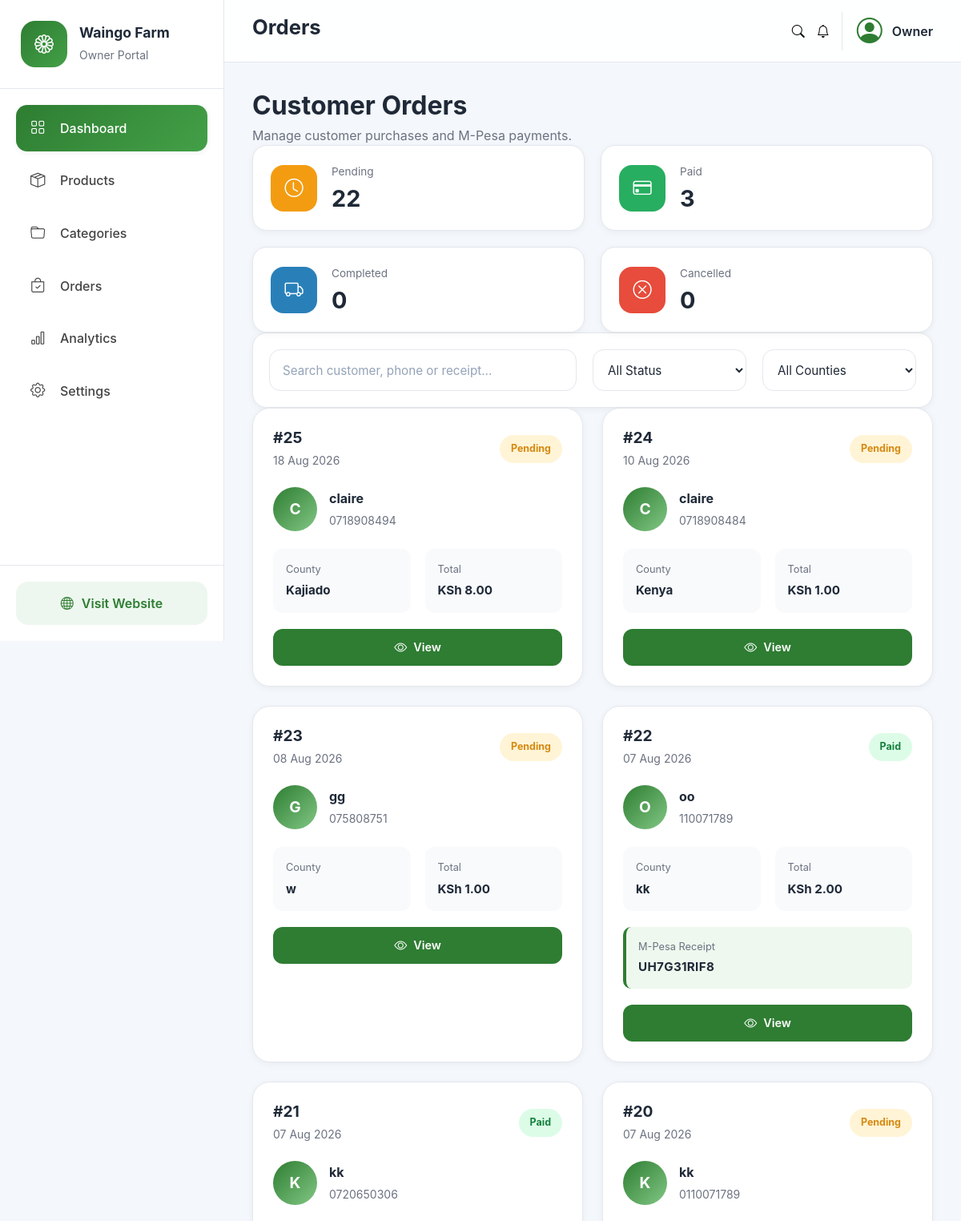
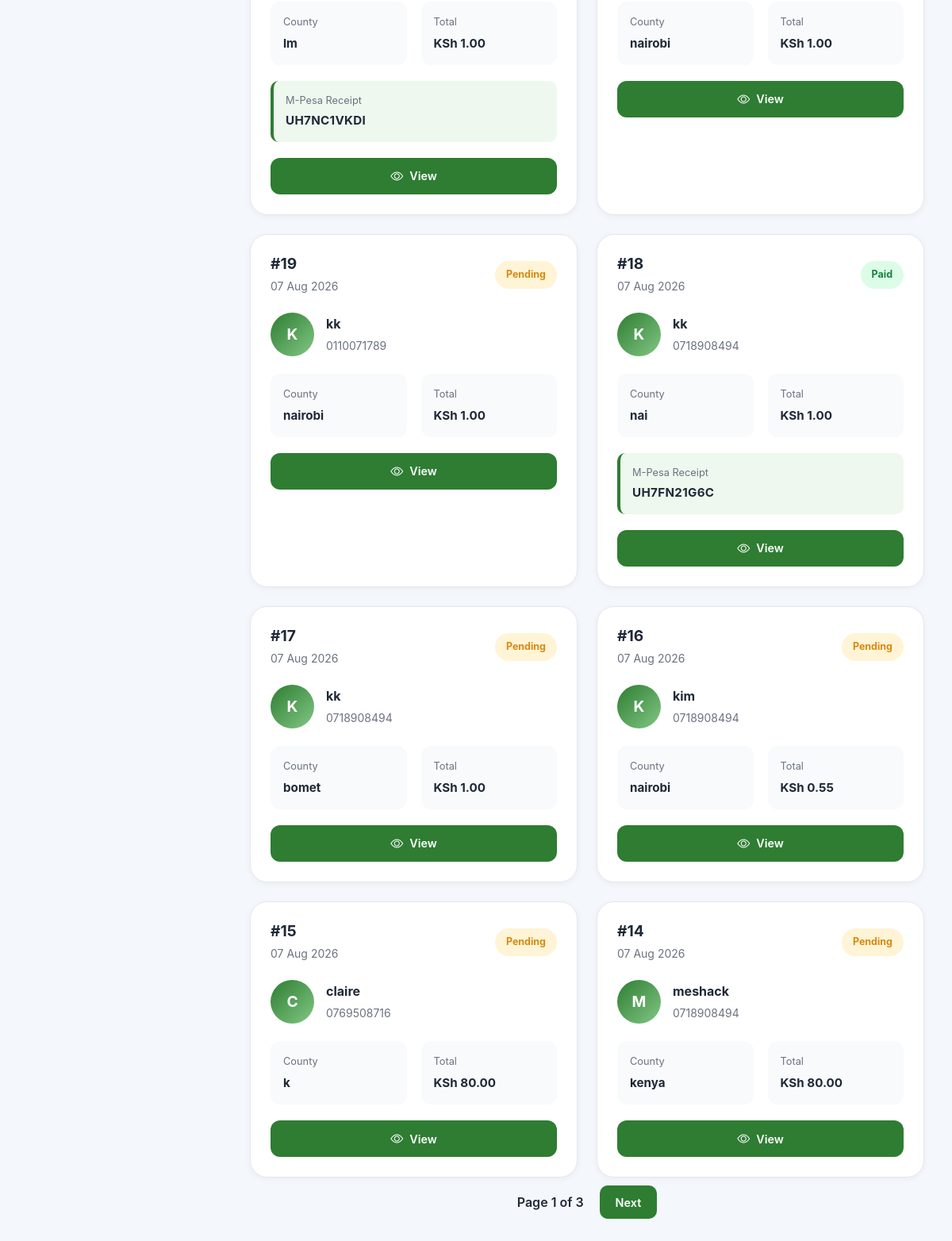
/owner/orders/ (signed in), run on the app's committed database (2 pictures, top to bottom).
### Farm/models.py (models this page shows, shortened)
class Order(models.Model):
    STATUS_CHOICES = [
        ("pending", "Pending"),
        ("paid", "Paid"),
        ("processing", "Processing"),
        ("shipped", "Shipped"),
        ("completed", "Completed"),
        ("cancelled", "Cancelled"),
    ]
    full_name = models.CharField(
        max_length=150
    )
    phone = models.CharField(
        max_length=30
    )
    email = models.EmailField(
        blank=True
    )
    county = models.CharField(
        max_length=100
    )
    town = models.CharField(
        max_length=100
    )
    delivery_address = models.TextField()
    order_notes = models.TextField(
        blank=True
    )
    total_amount = models.DecimalField(
        max_digits=12,
        decimal_places=2,
        default=0
    )
    status = models.CharField(
        max_length=20,
        choices=STATUS_CHOICES,
        default="pending"
    )
    created_at = models.DateTimeField(
        auto_now_add=True
    )
    updated_at = models.DateTimeField(
        auto_now=True
    )
    mpesa_merchant_request_id = models.CharField(
        max_length=100,
        blank=True,
        null=True
    )
    mpesa_checkout_request_id = models.CharField(
        max_length=100,
        blank=True,
        null=True
    )
    mpesa_receipt_number = models.CharField(
        max_length=100,
        blank=True,
        null=True
    )
    mpesa_result_code = models.IntegerField(
        blank=True,
        null=True
    )
    mpesa_result_description = models.TextField(
        blank=True,
        null=True
    )
    paid_at = models.DateTimeField(
        blank=True,
        null=True
    )
    class Meta:
        ordering = ["-created_at"]

### Farm/owner/views.py (the view)
class OrderListView(LoginRequiredMixin, ListView):
    model = Order
    template_name = "owner/orders/orders.html"
    context_object_name = "orders"
    paginate_by = 12
    ordering = ["-created_at"]
    def get_context_data(self, **kwargs):
        context = super().get_context_data(**kwargs)
        context["pending_orders"] = Order.objects.filter(
            status="pending"
        ).count()
        context["paid_orders"] = Order.objects.filter(
            status="paid"
        ).count()
        context["delivered_orders"] = Order.objects.filter(
            status="completed"
        ).count()
        context["cancelled_orders"] = Order.objects.filter(
            status="cancelled"
        ).count()
        context["counties"] = (
            Order.objects
            .values_list("county", flat=True)
            .distinct()
            .order_by("county")
        )
        return context

### Farm/context_processors.py (called while the page is built, shortened)
def cart_context(request):
    cart = request.session.get(
        "cart",
        {}
    )
    cart_count = 0
    cart_total = Decimal("0.00")
    return {
        "cart_count": cart_count,
        "cart_total": cart_total,
    }

def categories_processor(request):
    categories = Category.objects.all()
    return {
        "categories": categories,
    }

### templates/owner/orders/orders.html (shortened to what this page needs)
{% extends "owner/base_owner.html" %}
{% load static %}
{% block page_title %}
Orders
{% endblock %}
{% block extra_css %}
<link
    rel="stylesheet"
    href="{% static 'css/owner/orders.css' %}"
>
{% endblock %}
{% block content %}
<div class="orders-header">
    <div>
        <h2>Customer Orders</h2>
        <p>
            Manage customer purchases and M-Pesa payments.
        </p>
    </div>
</div>
<div class="orders-summary">
    <div class="summary-card pending">
        <i class="bi bi-clock"></i>
        <div>
            <small>
                Pending
            </small>
            <h3>
                {{ pending_orders }}
            </h3>
        </div>
    </div>
    <div class="summary-card paid">
        <i class="bi bi-credit-card"></i>
        <div>
            <small>
                Paid
            </small>
            <h3>
                {{ paid_orders }}
            </h3>
        </div>
    </div>
    <div class="summary-card completed">
        <i class="bi bi-truck"></i>
        <div>
            <small>
                Completed
            </small>
            <h3>
                {{ delivered_orders }}
            </h3>
        </div>
    </div>
    <div class="summary-card cancelled">
        <i class="bi bi-x-circle"></i>
        <div>
            <small>
                Cancelled
            </small>
            <h3>
                {{ cancelled_orders }}
            </h3>
        </div>
    </div>
</div>
<div class="orders-filters">
    <div class="toolbar-search">
        <input
            type="text"
            id="orderSearch"
            placeholder="Search customer, phone or receipt..."
            autocomplete="off"
        >
    </div>
    <select id="statusFilter">
        <option value="all">
            All Status
        </option>
    </select>
    <select id="countyFilter">
        <option value="all">
            All Counties
        </option>
    </select>
</div>
{% if orders %}
    <div class="orders-list">
        {% for order in orders %}
            <div
                class="order-card"
                data-status="{{ order.status }}"
                data-county="{{ order.county|lower }}"
            >
                <div class="order-top">
                    <div>
                        <h4>
                            #{{ order.id }}
                        </h4>
                        <small>
                            {{ order.created_at|date:"d M Y" }}
                        </small>
                    </div>
                    <span class="status {{ order.status }}">
                        {{ order.get_status_display }}
                    </span>
                </div>
                <div class="customer-info">
                    <div class="avatar">
                        {{ order.full_name|first|upper }}
                    </div>
                    <div>
                        <strong>
                            {{ order.full_name }}
                        </strong>
                        <small>
                            {{ order.phone }}
                        </small>
                    </div>
                </div>
                <div class="order-details">
                    <div>
                        <span>
                            County
                        </span>
                        <strong>
                            {{ order.county }}
                        </strong>
                    </div>
                    <div>
                        <span>
                            Total
                        </span>
                        <strong>
                            KSh {{ order.total_amount }}
                        </strong>
                    </div>
                </div>
                {% if order.mpesa_receipt_number %}
                    <div class="receipt-box">
                        <small>
                            M-Pesa Receipt
                        </small>
                        <strong>
                            {{ order.mpesa_receipt_number }}
                        </strong>
                    </div>
                {% endif %}
                <div class="order-actions">
                    <a
                        href="{% url 'owner:order_detail' order.pk %}"
                        class="btn-owner"
                    >
                        <i class="bi bi-eye"></i>
                        View
                    </a>
                </div>
            </div>
        {% endfor %}
    </div>
{% endif %}
{% if is_paginated %}
    <div class="pagination">
        <span>
            Page {{ page_obj.number }}
            of
            {{ page_obj.paginator.num_pages }}
        </span>
        {% if page_obj.has_next %}
            <a
                href="?page={{ page_obj.next_page_number }}"
            >
                Next
            </a>
        {% endif %}
    </div>
{% endif %}
{% endblock %}

### static/css/owner/owner.css (style rules this page uses)
:root { --primary:#2E7D32; --primary-light:#43A047; --primary-dark:#1B5E20; --secondary:#F4B400; --success:#4CAF50; --warning:#FB8C00; --danger:#E53935; --info:#1E88E5; --bg:#F4F7FB; --card:#FFFFFF; --card-2:#FAFBFC; --border:#E4E7EC; --text:#1F2937; --muted:#6B7280; --shadow-sm:0 2px 8px rgba(0,0,0,.05); --shadow:0 12px 35px rgba(0,0,0,.08); --shadow-lg:0 18px 45px rgba(0,0,0,.12); --radius:18px; --sidebar-width:280px; --sidebar-mini:82px; --topbar-height:78px; --transition:.30s ease; }
* { margin:0; padding:0; box-sizing:border-box; }
html { scroll-behavior:smooth; }
body { font-family: Inter, "Segoe UI", sans-serif; background:var(--bg); color:var(--text); overflow-x:hidden; }
input, textarea, select { font-family:inherit; outline:none; }
a { color:inherit; text-decoration:none; }
.btn-owner { display:inline-flex; align-items:center; gap:10px; padding:12px 20px; border-radius:14px; background:var(--primary); color:#fff; transition:.3s; font-weight:600; }
.status { display:inline-flex; align-items:center; justify-content:center; padding:6px 14px; border-radius:30px; font-size:.82rem; font-weight:600; }
.status.pending { background:#FFF3CD; color:#C77700; }
.status.paid { background:#D4EDDA; color:#1B5E20; }

### data on the page
Order: id "25", created_at "18 Aug 2026", status "Pending", full_name|first "C", full_name "claire", phone "0718908494", county "Kajiado", total_amount "8.00"
Order: id "24", created_at "10 Aug 2026", status "Pending", full_name|first "C", full_name "claire", phone "0718908484", county "Kenya", total_amount "1.00"
Order: id "23", created_at "08 Aug 2026", status "Pending", full_name|first "G", full_name "gg", phone "075808751", county "w", total_amount "1.00"
Order: id "22", created_at "07 Aug 2026", status "Paid", full_name|first "O", full_name "oo", phone "110071789", county "kk", total_amount "2.00", mpesa_receipt_number "UH7G31RIF8"
Order: id "21", created_at "07 Aug 2026", status "Paid", full_name|first "K", full_name "kk", phone "0720650306", county "lm", total_amount "1.00", mpesa_receipt_number "UH7NC1VKDI"
Order: id "20", created_at "07 Aug 2026", status "Pending", full_name|first "K", full_name "kk", phone "0110071789", county "nairobi", total_amount "1.00"
Order: id "19", created_at "07 Aug 2026", status "Pending", full_name|first "K", full_name "kk", phone "0110071789", county "nairobi", total_amount "1.00"
Order: id "18", created_at "07 Aug 2026", status "Paid", full_name|first "K", full_name "kk", phone "0718908494", county "nai", total_amount "1.00", mpesa_receipt_number "UH7FN21G6C"
Order: id "17", created_at "07 Aug 2026", status "Pending", full_name|first "K", full_name "kk", phone "0718908494", county "bomet", total_amount "1.00"
Order: id "16", created_at "07 Aug 2026", status "Pending", full_name|first "K", full_name "kim", phone "0718908494", county "nairobi", total_amount "0.55"
Order: id "15", created_at "07 Aug 2026", status "Pending", full_name|first "C", full_name "claire", phone "0769508716", county "k", total_amount "80.00"
Order: id "14", created_at "07 Aug 2026", status "Pending", full_name|first "M", full_name "meshack", phone "0718908494", county "kenya", total_amount "80.00"

### other printed values
{{ pending_orders }} "22"
{{ paid_orders }} "3"
{{ delivered_orders }} "0"
{{ cancelled_orders }} "0"
{{ page_obj.number }} "1"
{{ page_obj.paginator.num_pages }} "3"
